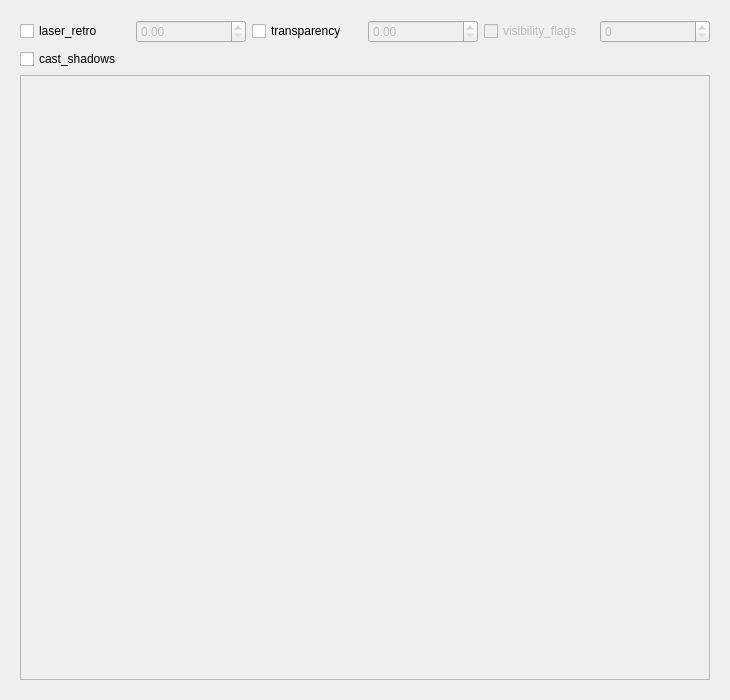
<?xml version="1.0" encoding="UTF-8"?>
<ui version="4.0">
 <class>Form</class>
 <widget class="QWidget" name="Form">
  <property name="geometry">
   <rect>
    <x>0</x>
    <y>0</y>
    <width>730</width>
    <height>700</height>
   </rect>
  </property>
  <property name="minimumSize">
   <size>
    <width>695</width>
    <height>700</height>
   </size>
  </property>
  <property name="windowTitle">
   <string>Form</string>
  </property>
  <layout class="QGridLayout" name="gridLayout">
   <item row="0" column="0">
    <widget class="QWidget" name="widget" native="true">
     <layout class="QGridLayout" name="gridLayout_2">
      <item row="0" column="0">
       <widget class="QCheckBox" name="visual_laser_retro_cb">
        <property name="text">
         <string>laser_retro</string>
        </property>
       </widget>
      </item>
      <item row="0" column="1">
       <widget class="QDoubleSpinBox" name="visual_laser_retro_sp">
        <property name="enabled">
         <bool>false</bool>
        </property>
       </widget>
      </item>
      <item row="0" column="2">
       <widget class="QCheckBox" name="visual_transparency_cb">
        <property name="text">
         <string>transparency</string>
        </property>
       </widget>
      </item>
      <item row="0" column="3">
       <widget class="QDoubleSpinBox" name="visual_transparency_sp">
        <property name="enabled">
         <bool>false</bool>
        </property>
       </widget>
      </item>
      <item row="0" column="4">
       <widget class="QCheckBox" name="visual_visibility_flags_cb">
        <property name="enabled">
         <bool>false</bool>
        </property>
        <property name="text">
         <string>visibility_flags</string>
        </property>
       </widget>
      </item>
      <item row="0" column="5">
       <widget class="QSpinBox" name="visual_visibility_flags_sp">
        <property name="enabled">
         <bool>false</bool>
        </property>
        <property name="maximum">
         <number>900000000</number>
        </property>
        <property name="stepType">
         <enum>QAbstractSpinBox::DefaultStepType</enum>
        </property>
       </widget>
      </item>
      <item row="1" column="0" colspan="2">
       <widget class="QCheckBox" name="visual_cast_shadows_checkBox">
        <property name="text">
         <string>cast_shadows</string>
        </property>
       </widget>
      </item>
      <item row="2" column="0" colspan="6">
       <widget class="QScrollArea" name="material_scroll">
        <property name="minimumSize">
         <size>
          <width>660</width>
          <height>600</height>
         </size>
        </property>
        <property name="maximumSize">
         <size>
          <width>16777215</width>
          <height>607</height>
         </size>
        </property>
        <property name="widgetResizable">
         <bool>true</bool>
        </property>
        <widget class="QWidget" name="scrollAreaWidgetContents_2">
         <property name="geometry">
          <rect>
           <x>0</x>
           <y>0</y>
           <width>692</width>
           <height>605</height>
          </rect>
         </property>
        </widget>
       </widget>
      </item>
     </layout>
    </widget>
   </item>
  </layout>
 </widget>
 <resources/>
 <connections>
  <connection>
   <sender>visual_laser_retro_cb</sender>
   <signal>toggled(bool)</signal>
   <receiver>visual_laser_retro_sp</receiver>
   <slot>setEnabled(bool)</slot>
   <hints>
    <hint type="sourcelabel">
     <x>73</x>
     <y>29</y>
    </hint>
    <hint type="destinationlabel">
     <x>189</x>
     <y>29</y>
    </hint>
   </hints>
  </connection>
  <connection>
   <sender>visual_transparency_cb</sender>
   <signal>toggled(bool)</signal>
   <receiver>visual_transparency_sp</receiver>
   <slot>setEnabled(bool)</slot>
   <hints>
    <hint type="sourcelabel">
     <x>306</x>
     <y>29</y>
    </hint>
    <hint type="destinationlabel">
     <x>423</x>
     <y>29</y>
    </hint>
   </hints>
  </connection>
 </connections>
</ui>
